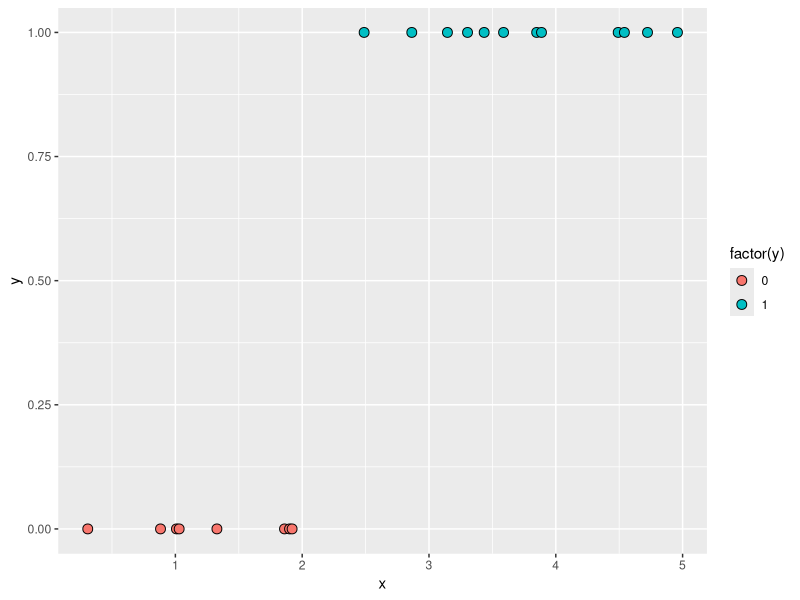

Source code (R):
library(ggplot2)
library(data.table)

set.seed(1)
k <- 3
x0 <- 2.5
n <- 20
x <- runif(n, 0, 5) |> sort()
prob <- 1 / (1 + exp(-k *(x - x0)))
y <- rbinom(n, 1, prob)
df <- data.table(x, prob, y)

ggplot(df, aes(x, y, fill = factor(y))) +
  geom_point(size = 3, pch = 21, color = "black")

# Run logistic model
log_model <- glm(y ~ x, data = df, family = "binomial")
broom::tidy(log_model)

# Run quasibinomial logistic model
qlog_model <- glm(y ~ x, data = df, family = "quasibinomial")
broom::tidy(log_model)